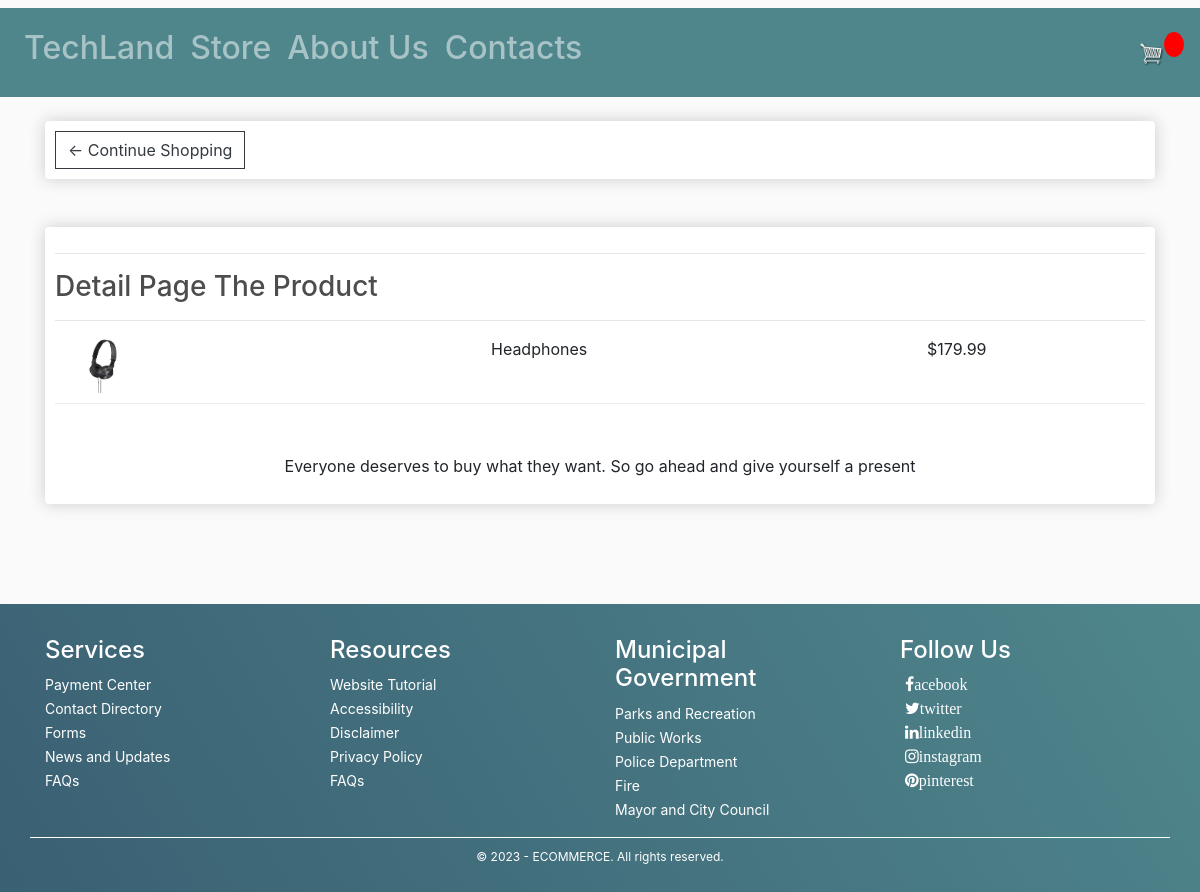
Page /detail/1/ on the committed database.
### store/models.py (models this page shows, shortened)
class Product(models.Model):
    name = models.CharField(max_length=200)
    price = models.DecimalField(max_digits=7, decimal_places=2)
    description = models.TextField(null=True, blank=True)
    digital = models.BooleanField(default=False, null=True, blank=True)
    image = models.ImageField(null=True, blank=True)
    count = models.IntegerField(default=0)
    @property
    def imageURL(self):
        try:
            url = self.image.url
        except:
            url = ''
        return url

### store/views.py (the view)
# urls.py: path('detail/<int:pk>/', views.detail, name="detail"),
def detail(request, pk):
    data = get_object_or_404(Product, pk=pk)
    context = {"data":data }
    return render(request, 'store/detail.html', context)

### store/templates/store/detail.html (shortened to what this page needs)
{% extends 'store/main.html' %}
{% load static %}
{% block content %}
<div class="row-1">
    <div class="box-element">
        <a  class="btn btn-outline-dark" href="{% url 'store' %}">&#x2190; Continue Shopping</a>
    </div>
<br>
<br>
<div class="col-lg-20">
    <div class="box-element">
        <hr>
        <h3>Detail Page The Product</h3>
        <hr>
        <div class="cart-row">
            <div style="flex:2"><img class="row-image" src="{{data.imageURL}}"></div>
            <div style="flex:2"><p>{{data.name}}</p></div>
            <div style="flex:1"><p>${{data.price|floatformat:2}}</p></div>
        </div>
            <br>
        <p style="text-align:center;">
            Everyone deserves to buy what they want. So go ahead and give yourself a present
        </p>
    </div>
</div>
</div>
{% endblock content %}

### static/css/main.css (style rules this page uses)
body { background-color: hsl(0, 0%, 98%); }
h2, h3, h5, h6 { color: hsl(0, 0%, 30%); }
.box-element { box-shadow: hsl(0, 0%, 80%) 0 0 16px; background-color: #fff; border-radius: 4px; padding: 10px; }
.btn { border-radius: 0; }
.row-image { width: 100px; }
.cart-row { display: flex; align-items: flex-stretch; padding-bottom: 10px; margin-bottom: 10px; border-bottom: 1px solid #ececec; }

### rows in the picture
Product: imageURL (picture), name "Headphones", price "179.99"
